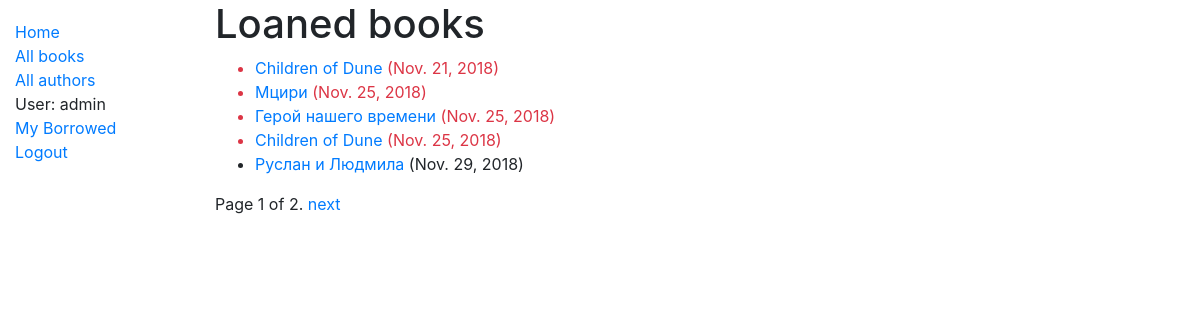
Page /catalog/borrowed/ (signed in) on the committed database.
### catalog/models.py (models this page shows, shortened)
class BookInstance(models.Model):
    id = models.UUIDField(primary_key=True, default=uuid.uuid4, help_text='Unique ID for this particular book across whole library')
    book = models.ForeignKey('Book', on_delete=models.SET_NULL, null=True)
    imprint = models.CharField(max_length=200)
    due_back = models.DateField(null=True, blank=True)
    LOAN_STATUS = (
        ('m', 'Maintenance'),
        ('o', 'On loan'),
        ('a', 'Available'),
        ('r', 'Reserved')
    )
    status = models.CharField(max_length=1, choices=LOAN_STATUS, blank=True, default='m', help_text='Book availability')
    borrower = models.ForeignKey(User, on_delete=models.SET_NULL, null=True, blank=True)
    @property
    def is_overdue(self):
        if self.due_back and date.today() > self.due_back:
            return True
        return False
    class Meta:
        ordering = ['due_back']
        permissions = (('can_mark_returned', 'Set book as returned'),)

class Book(models.Model):
    title = models.CharField(max_length=200)
    author = models.ForeignKey('Author', on_delete=models.SET_NULL, null=True)
    summary = models.TextField(max_length=1000, help_text="Enter a brief description of the book")
    isbn = models.CharField('ISBN', max_length=13, help_text='13 Character <a href="https://www.isbn-international.org/content/what-isbn">ISBN number</a>')
    genre = models.ManyToManyField(Genre, help_text="Select a genre for this book")
    language = models.ForeignKey('Language', on_delete=models.SET_NULL, null=True)
    def display_genre(self):
        return ', '.join(genre.name for genre in self.genre.all()[:3])
    display_genre.short_description = 'Genre'

### catalog/views.py (the view)
# urls.py: path('borrowed/', BorrowedBooksByUserListView.as_view(), name='borrowed'),
class BorrowedBooksByUserListView(PermissionRequiredMixin, LoginRequiredMixin, generic.ListView):
    model = BookInstance
    paginate_by = 5
    template_name = 'catalog/bookinstance_list_borrowed.html'
    permission_required = 'catalog.can_mark_returned'
    def get_queryset(self):
        return BookInstance.objects.filter(status__exact='o').order_by('due_back')

### catalog/templates/catalog/bookinstance_list_borrowed.html
{% extends "base_generic.html" %}
{% block content %}
<h1>Loaned books</h1>
{% if user.is_staff %}
{% if bookinstance_list %}
<ul>
    {% for bookinst in bookinstance_list %}
    <li class="{% if bookinst.is_overdue %}text-danger{% endif %}">
        <a href="{% url 'book-detail' bookinst.book.pk %}">{{bookinst.book.title}}</a> ({{ bookinst.due_back }})
    </li>
    {% endfor %}
</ul>
{% else %}
<p>There are no books borrowed.</p>
{% endif %}
{% endif %}
{% endblock %}

### catalog/templates/base_generic.html (shortened to what this page needs)
{% load static %}
<!DOCTYPE html>
<html lang="en">
<head>
    <link rel="stylesheet" href="https://stackpath.bootstrapcdn.com/bootstrap/4.1.3/css/bootstrap.min.css">
    <link rel="stylesheet" href="{% static 'css/styles.css' %}">
</head>
<body>
    <div class="container-fluid">
        <div class="row">
            <div class="col-sm-2">
            {% block sidebar %}
            <ul class="sidebar-nav">
                <li><a href="{% url 'index' %}">Home</a></li>
                <li><a href="{% url 'books' %}">All books</a></li>
                <li><a href="{% url 'authors' %}">All authors</a></li>
                {% if user.is_authenticated %}
                    <li>User: {{ user.get_username }} </li>
                    <li><a href="{% url 'my-borrowed' %}">My Borrowed</a></li>
                    <li><a href="{% url 'logout' %}?next={{ request.path }}">Logout</a></li>
                {% else %}
                    <li><a href="{% url 'login' %}?next={{ request.path }}">Login</a></li>
                {% endif %}
            </ul>
            {% endblock %}
            </div>
            <div class="col-sm-10 ">
            {% block content %}{% endblock %}
            {% block pagination %}
                {% if is_paginated%}
                <div class="pagination">
                    <span class="page-links">
                        <span class="page-current">
                            Page {{ page_obj.number }} of {{ page_obj.paginator.num_pages }}.
                        </span>
                        {% if page_obj.has_next %}
                            <a href="{{ request.path }}?page={{ page_obj.next_page_number }}">next</a>
                        {% endif %}
                    </span>
                    </div>
                {% endif %}
            {% endblock %}
            </div>
        </div>
        </div>
</body>
</html>

### catalog/static/css/styles.css (style rules this page uses)
.sidebar-nav { margin-top: 20px; padding: 0; list-style: none; }

### rows in the picture
BookInstance: book "Children of Dune", due_back "Nov. 21, 2018"
BookInstance: book "Мцири", due_back "Nov. 25, 2018"
BookInstance: book "Герой нашего времени", due_back "Nov. 25, 2018"
BookInstance: book "Children of Dune", due_back "Nov. 25, 2018"
BookInstance: book "Руслан и Людмила", due_back "Nov. 29, 2018"

### other values in the picture
{{ user.get_username }} "admin"
{{ page_obj.number }} "1"
{{ page_obj.paginator.num_pages }} "2"
